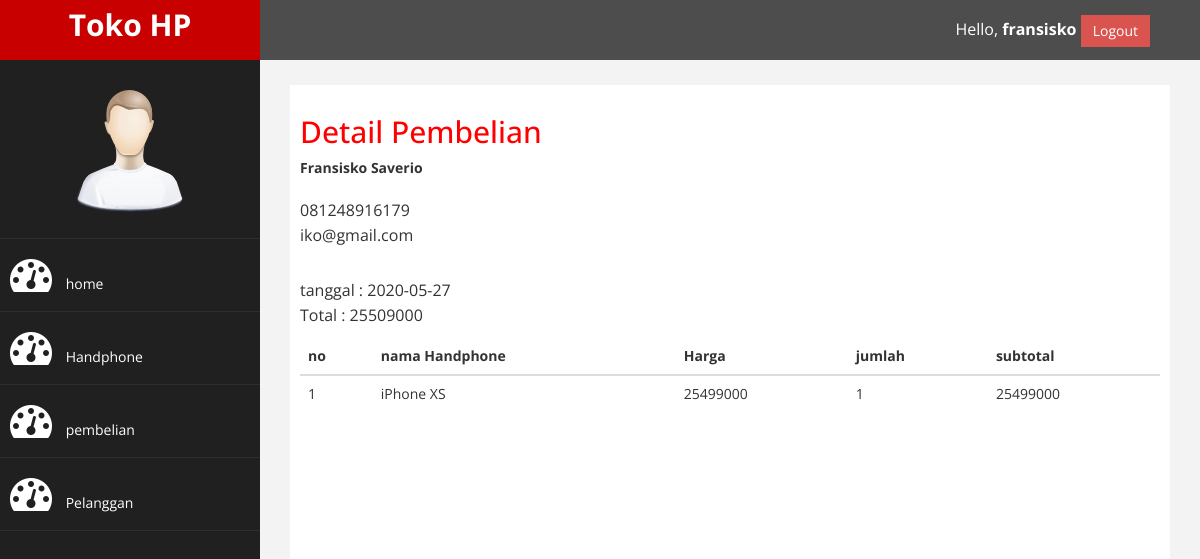
The app's page /admin/index.php?halaman=detail&id=1 (signed in) with its own data.
### tables this page shows
CREATE TABLE `pembelian` (
  `id_pembelian` int(11) NOT NULL,
  `id_pelanggan` int(11) NOT NULL,
  `id_ongkir` int(11) NOT NULL,
  `tanggal_pembelian` date NOT NULL,
  `total_pembelian` int(11) NOT NULL,
  `nama_kabupaten` varchar(50) NOT NULL,
  `tarif` int(11) NOT NULL,
  `alamat_pengiriman` text NOT NULL,
  `status_pembelian` varchar(50) NOT NULL DEFAULT 'pending'
);

CREATE TABLE `pelanggan` (
  `id_pelanggan` int(11) NOT NULL,
  `email_pelanggan` varchar(50) NOT NULL,
  `password_pelanggan` varchar(50) NOT NULL,
  `nama_pelanggan` varchar(50) NOT NULL,
  `telepon_pelanggan` varchar(20) NOT NULL,
  `alamat` text NOT NULL
);

CREATE TABLE `pembelian_handphone` (
  `id_pembelian_handphone` int(11) NOT NULL,
  `id_pembelian` int(11) NOT NULL,
  `id_hp` int(11) NOT NULL,
  `jumlah` int(11) NOT NULL,
  `nama` varchar(50) NOT NULL,
  `harga` int(11) NOT NULL,
  `subharga` int(11) NOT NULL
);

CREATE TABLE `handphone` (
  `id_hp` int(11) NOT NULL,
  `namahp` varchar(50) NOT NULL,
  `hargahp` int(11) NOT NULL,
  `foto` varchar(100) NOT NULL,
  `deskripsi` text NOT NULL
);

### admin/detail.php (the view)
<h2>Detail Pembelian</h2>
<?php
    $ambil = $koneksi->query("SELECT * FROM pembelian JOIN pelanggan ON pembelian.id_pelanggan=pelanggan.id_pelanggan
    WHERE pembelian.id_pembelian='$_GET[id]'");
    $detail = $ambil->fetch_assoc();
?>
<strong><?php echo $detail['nama_pelanggan']; ?></strong><br>
<p>
    <?php echo$detail['telepon_pelanggan']; ?><br>
    <?php echo$detail['email_pelanggan']; ?>
</p>
<p>
    tanggal : <?php echo $detail['tanggal_pembelian']; ?><br>
    Total : <?php echo $detail['total_pembelian']; ?>
</p>
<table class="table table-light">
    <thead class="thead-light">
        <tr>
            <th>no</th>
            <th>nama Handphone</th>
            <th>Harga</th>
            <th>jumlah</th>
            <th>subtotal</th>
        </tr>
    </thead>
    <tbody>
        <?php $nomor=1; ?>
        <?php $ambil = $koneksi->query("SELECT *FROM pembelian_handphone JOIN handphone ON pembelian_handphone.id_hp=handphone.id_hp
        WHERE pembelian_handphone.id_pembelian='$_GET[id]'"); ?>
        <?php while($pecah = $ambil->fetch_assoc()) { ?>
        <tr>
            <td><?php echo $nomor ?></td>
            <td><?php echo $pecah['namahp']; ?></td>
            <td><?php echo $pecah['hargahp']; ?></td>
            <td><?php echo $pecah['jumlah']; ?></td>
            <td>
                <?php echo $pecah['hargahp'] * $pecah['jumlah'] ?>
            </td>
        </tr>
        <?php $nomor++; ?>
        <?php } ?>
    </tbody>
</table>

### admin/assets/css/custom.css (style rules this page uses)
body { font-family: 'Open Sans', sans-serif; }
h2 { color: #f00; }
p { font-size:16px; line-height:25px; padding-top:20px; }

### records on screen
pembelian: id_pelanggan.nama_pelanggan "Fransisko Saverio", id_pelanggan.telepon_pelanggan "081248916179", id_pelanggan.email_pelanggan "iko@gmail.com", tanggal_pembelian "2020-05-27", total_pembelian "25509000"
pembelian_handphone: id_hp.namahp "iPhone XS", id_hp.hargahp "25499000", jumlah "1", $pecah['hargahp']*$pecah['jumlah'] "25499000"

### other values on screen
$_SESSION['admin']['username'] "fransisko"
